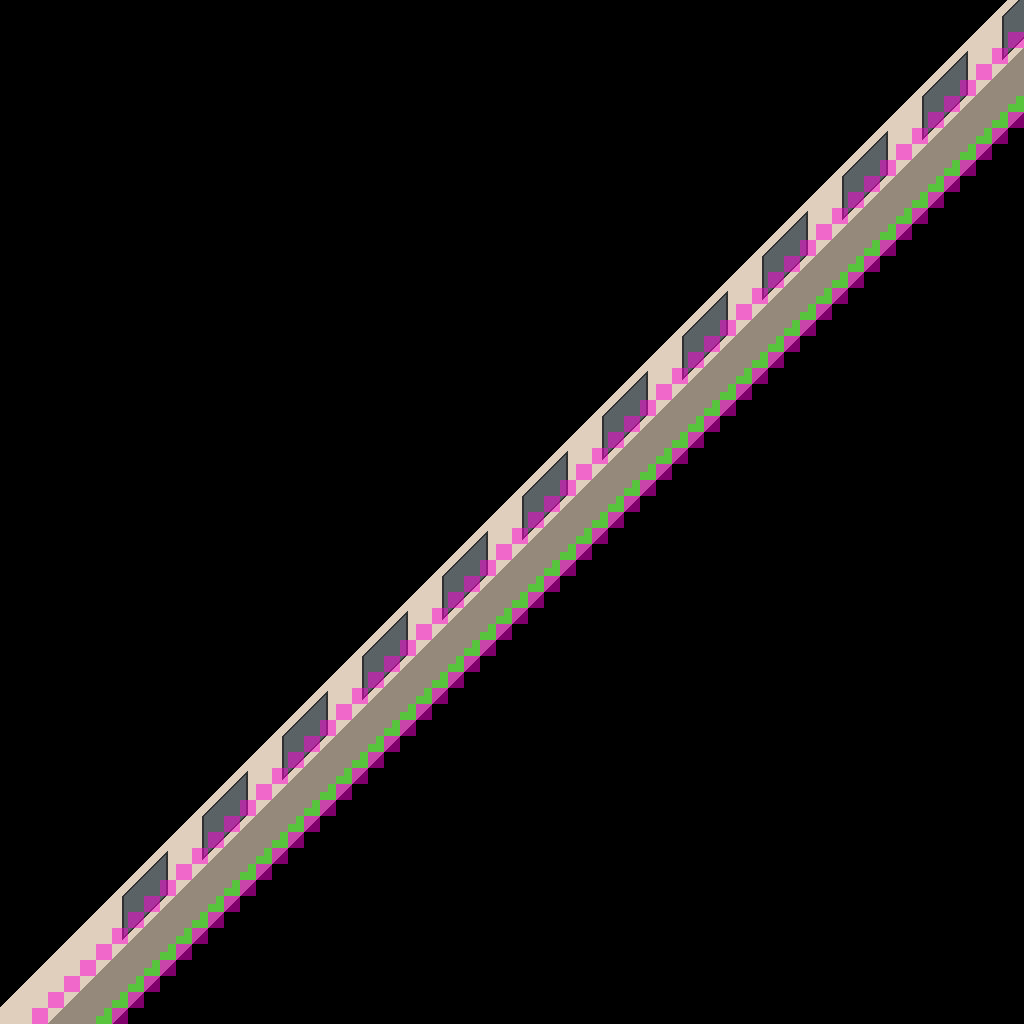

The image is a tile-based game level rendered from a .tmx file. Its description and source (layers, tilesets, objects; grid data summarised) follow:
An orthogonal 64x64 tile map with 16x16 px tiles, 5 tile layers (void, floor, wall, collision, ...), 1 image layer.

<map version="1.10" tiledversion="1.10.2" orientation="orthogonal" renderorder="right-down" width="64" height="64" tilewidth="16" tileheight="16" infinite="0" nextlayerid="7" nextobjectid="1">
 <properties>
  <property name="clampCamera" type="bool" value="true" />
  <property name="defaultPos" value="6,62" />
  <property name="edges">{
	"right": {
		"type": "warp",
		"map": "broken_glass_corridor/broken_glass_corridor1.tmx",
		"pos": { 
			"x": 6, 
			"y": 62
		},
		"transition": {
			"type": "fade",
			"music": false
		}
	}
}</property>
  <property name="music" value="res/audio/music/flotation0.ogg" />
  <property name="music_speed" type="float" value="1" />
  <property name="tint" value="0,0,0,127" />
 </properties>
 <tileset firstgid="1" source="../tilesets/broken_glass_corridor.tsx" />
 <imagelayer id="6" name="image">
  <image source="../../textures/image/sky.png" width="128" height="128" />
  <properties>
   <property name="delay_x" type="int" value="1" />
   <property name="delay_y" type="int" value="1" />
   <property name="height" type="int" value="0" />
   <property name="looping" type="bool" value="true" />
   <property name="parallax_x" type="int" value="2" />
   <property name="parallax_y" type="int" value="2" />
   <property name="scroll_x" type="int" value="-1" />
   <property name="scroll_y" type="int" value="-1" />
  </properties>
 </imagelayer>
 <layer id="5" name="void" width="64" height="64">
  <data>[4096 cells, 3924 non-empty, 2 distinct tile ids]</data>
 </layer>
 <layer id="1" name="floor" width="64" height="64">
  <data>[4096 cells, 295 non-empty, 8 distinct tile ids]</data>
 </layer>
 <layer id="2" name="wall" width="64" height="64">
  <data>[4096 cells, 313 non-empty, 25 distinct tile ids]</data>
 </layer>
 <layer id="3" name="collision" width="64" height="64" opacity="0.5">
  <properties>
   <property name="draw" type="bool" value="false" />
  </properties>
  <data>[4096 cells, 119 non-empty, 1 distinct tile ids]</data>
 </layer>
 <layer id="4" name="stairs" width="64" height="64" opacity="0.5">
  <properties>
   <property name="draw" type="bool" value="false" />
  </properties>
  <data>[4096 cells, 58 non-empty, 1 distinct tile ids]</data>
 </layer>
</map>
